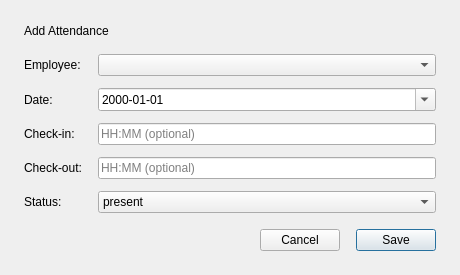
<?xml version='1.0' encoding='UTF-8'?>
<ui version="4.0">
 <class>Dialog</class>
 <widget class="QDialog" name="Dialog">
  <property name="geometry">
   <rect>
    <x>0</x>
    <y>0</y>
    <width>460</width>
    <height>100</height>
   </rect>
  </property>
  <property name="windowTitle">
   <string>Add Attendance</string>
  </property>
  <property name="modal">
   <bool>true</bool>
  </property>
  <layout class="QVBoxLayout" name="layoutMain">
   <property name="leftMargin">
    <number>24</number>
   </property>
   <property name="topMargin">
    <number>24</number>
   </property>
   <property name="rightMargin">
    <number>24</number>
   </property>
   <property name="bottomMargin">
    <number>24</number>
   </property>
   <property name="spacing">
    <number>16</number>
   </property>
   <item>
    <widget class="QLabel" name="labelTitle">
     <property name="text">
      <string>Add Attendance</string>
     </property>
    </widget>
   </item>
   <item>
    <layout class="QFormLayout" name="formLayout">
     <property name="horizontalSpacing">
      <number>16</number>
     </property>
     <property name="verticalSpacing">
      <number>12</number>
     </property>
     <property name="fieldGrowthPolicy">
      <enum>QFormLayout::AllNonFixedFieldsGrow</enum>
     </property>
     <item row="0" column="0">
      <widget class="QLabel" name="label_0">
       <property name="text">
        <string>Employee:</string>
       </property>
      </widget>
     </item>
     <item row="0" column="1">
      <widget class="QComboBox" name="comboEmployee" />
     </item>
     <item row="1" column="0">
      <widget class="QLabel" name="label_1">
       <property name="text">
        <string>Date:</string>
       </property>
      </widget>
     </item>
     <item row="1" column="1">
      <widget class="QDateEdit" name="dateEditAttendance">
       <property name="displayFormat">
        <string>yyyy-MM-dd</string>
       </property>
       <property name="calendarPopup">
        <bool>true</bool>
       </property>
      </widget>
     </item>
     <item row="2" column="0">
      <widget class="QLabel" name="label_2">
       <property name="text">
        <string>Check-in:</string>
       </property>
      </widget>
     </item>
     <item row="2" column="1">
      <widget class="QLineEdit" name="lineEditCheckIn">
       <property name="placeholderText">
        <string>HH:MM (optional)</string>
       </property>
      </widget>
     </item>
     <item row="3" column="0">
      <widget class="QLabel" name="label_3">
       <property name="text">
        <string>Check-out:</string>
       </property>
      </widget>
     </item>
     <item row="3" column="1">
      <widget class="QLineEdit" name="lineEditCheckOut">
       <property name="placeholderText">
        <string>HH:MM (optional)</string>
       </property>
      </widget>
     </item>
     <item row="4" column="0">
      <widget class="QLabel" name="label_4">
       <property name="text">
        <string>Status:</string>
       </property>
      </widget>
     </item>
     <item row="4" column="1">
      <widget class="QComboBox" name="comboStatus">
       <item>
        <property name="text">
         <string>present</string>
        </property>
       </item>
       <item>
        <property name="text">
         <string>late</string>
        </property>
       </item>
       <item>
        <property name="text">
         <string>absent</string>
        </property>
       </item>
      </widget>
     </item>
    </layout>
   </item>
   <item>
    <layout class="QHBoxLayout" name="layoutButtons">
     <item>
      <spacer name="spacerButtons">
       <property name="orientation">
        <enum>Qt::Horizontal</enum>
       </property>
       <property name="sizeHint" stdset="0">
        <size>
         <width>40</width>
         <height>20</height>
        </size>
       </property>
      </spacer>
     </item>
     <item>
      <widget class="QPushButton" name="buttonCancel">
       <property name="text">
        <string>Cancel</string>
       </property>
      </widget>
     </item>
     <item>
      <widget class="QPushButton" name="buttonSave">
       <property name="text">
        <string>Save</string>
       </property>
       <property name="default">
        <bool>true</bool>
       </property>
      </widget>
     </item>
    </layout>
   </item>
  </layout>
 </widget>
 <resources />
 <connections />
</ui>
